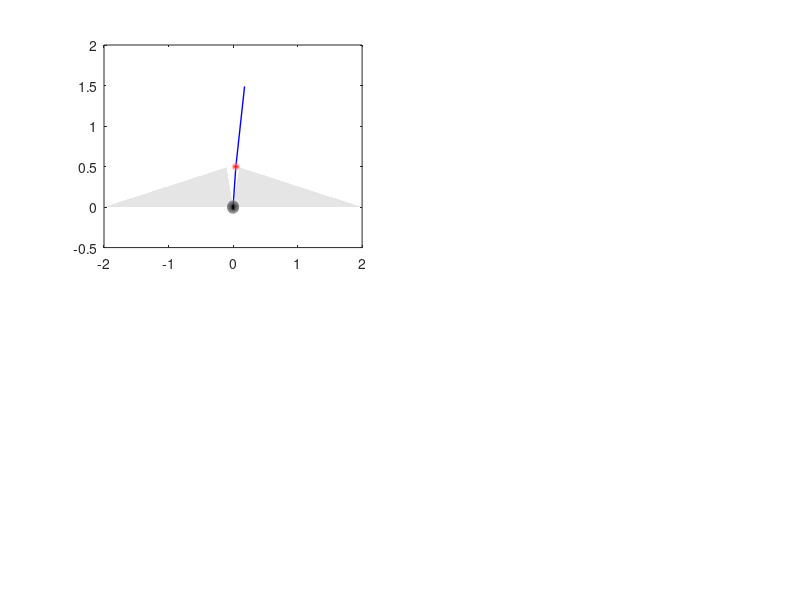

MATLAB code to generate this figure: (Note: this script raises an error after producing the figure.)
clear all
clc
close all

%data of the experiment (x and \lam values)
load('data.mat')

%parameters
len1 = 0.5; %length of the pole 1
len2 = 1; %length of the pole 2
angle_cons = 0.2; %angle in radian
d1 = angle_cons;
d2 = -angle_cons;
xh = x_save;

KK = [1476.33342658263,851.675691160606,548.808564426145,334.434444770683];
LL = [0 0];

counter = 0;
j=0;

for i = 41:20:length(xh)
counter = counter+1;
subplot(2,2,1);
cla
%SET AXIS
axis([-2 2 0 1.6])
set(gca,'visible','off')

p1x = len1*sin(xh(1,i)); %pendulum 1 x coordinate
p1y = len1*cos(xh(1,i)); %pendulum y coordinate

p2x = p1x - len2*sin(xh(2,i));
p2y = p1y + len2*cos(xh(2,i));

%ROD1
plot([0 p1x], [0 p1y],'LineWidth',1,'Color',[0 0 1])
hold on
%ROD2
plot([p1x p2x], [p1y p2y],'LineWidth',1,'Color',[0 0 1])
hold on
%LIMITS
% plot([0 len1*sin(d1)], [0 len1*cos(d1)],'LineWidth',1,'Color',[1 0 0])
% plot([0 len1*sin(d2)], [0 len1*cos(d2)],'LineWidth',1,'Color',[1 0 0])
patch_x1 = [0 len1*sin(d1) 2];
patch_y1 = [0 len1*cos(d1) 0];
patch(patch_x1,patch_y1,'black','FaceAlpha',0.1,'EdgeColor','none')
hold on
patch_x2 = [0 len1*sin(d2) -2];
patch_y2 = [0 len1*cos(d2) 0];
patch(patch_x2,patch_y2,'black','FaceAlpha',0.1,'EdgeColor','none')
%POLES
viscircles([p1x p1y],0.01,'Color','r','LineWidth',5);
hold on
%viscircles([p2x p2y],0.02,'Color','k','LineWidth',5);
%hold on
viscircles([0 0],0.04,'Color','k','LineWidth',5);
hold on

%Calculate lambda
x1 = xh(1,i); x2 = xh(2,i); x3 = xh(3,i); xh4 = xh(4,i);
phi1 = d1 - x1;
phi2 = x1 - d2;
Fc = eye(2);
lambda = pathlcp(Fc,[phi1;phi2]);

u = KK*xh(:,i)+LL*lambda;
if i > 1
    phi1 = d1 - xh(1,i-20);
    phi2 = xh(1,i-20) - d2;
    lambda_old = pathlcp(Fc,[phi1;phi2]);
    u_old = KK*xh(:,i-20) + LL*lambda_old;
else
    u_old = 0;
end

subplot(2,2,2);
axis([0 2.2 -30 2])
plot([(j-1)/50 j/50],[u_old u],'Color','k', 'LineWidth', 2)
xlabel('Time(s)') 
ylabel('u(t)') 
hold on

subplot(2,2,3);
axis([0 2.2 -2 2])
plot(j/50,xh(1,i),'.','Color','k')
xlabel('Time(s)') 
ylabel('x_1(t)') 
hold on

subplot(2,2,4);
axis([0 2.2 -2 2])
plot(j/50,xh(2,i),'.','Color','k')
xlabel('Time(s)') 
ylabel('x_2(t)') 
hold on

j = j+1;
%TEXTS
%txt = sprintf('l_1 = %f', lamh(1,i));
%text(0.15,0.6,txt);
%hold on
%txt2 = sprintf('l_2 = %f', lamh(2,i));
%text(-0.33,0.6,txt2);
%hold on
%KK = [3.6931  -46.7030    3.3885   -5.7147];
%LL = [-13.9797   13.9767];
%a1 = KK*xhr(:,i);
%a2 = LL*lamh(:,i);
%txt3 = sprintf('u_x + u_l = (%f) + (%f) = (%f)', a1,a2,a1+a2);
%text(-0.2,0.9,txt3);
%hold on
%txt4 = sprintf('theta = %f', xh(2,i));
%text(-0.2,0.8,txt4);
%hold on
%txt5 = sprintf('thetadot = %f', xh(4,i));
%text(-0.2,0.75,txt5);

%GETFRAME
mov(counter)=getframe(gcf);
end

%write the video
writerObj = VideoWriter('acrobot_lqr_fail', 'MPEG-4');
writerObj.FrameRate = 50;
writerObj.Quality = 100;
open(writerObj);
writeVideo(writerObj, mov)
close(writerObj);